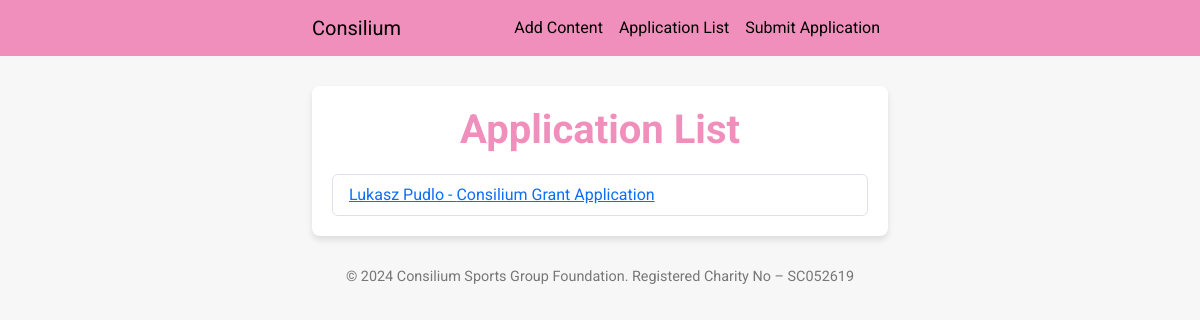
The app's page /applications/ with its own data.
### applications/models.py (models this page shows, shortened)
class GrantApplication(models.Model):
    name = models.CharField(max_length=255)
    address = models.TextField()
    phone_number = models.CharField(max_length=15)
    email = models.EmailField()
    title_of_request = models.CharField(max_length=255)
    funding_summary = models.TextField()
    how_spend_grant = models.TextField()
    importance_of_grant = models.TextField()
    goals = models.TextField()
    required_date = models.DateField()
    amount_requested = models.DecimalField(max_digits=10, decimal_places=2)
    funding_in_place = models.TextField(blank=True, null=True)
    benefit_description = models.TextField()
    commitment_description = models.TextField()
    barriers_description = models.TextField(blank=True, null=True)
    result_availability = models.TextField(blank=True, null=True)
    heard_from = models.CharField(max_length=255, blank=True, null=True)
    additional_info = models.TextField(blank=True, null=True)
    previous_application_details = models.TextField(blank=True, null=True)
    evaluation_proposal = models.TextField(blank=True, null=True)
    support_network = models.TextField(blank=True, null=True)
    other_support = models.TextField(blank=True, null=True)
    applicant_signature = models.CharField(max_length=255)
    signed_date = models.DateField()
    parent_signature = models.CharField(max_length=255, blank=True, null=True)
    parent_details = models.TextField(blank=True, null=True)

### applications/views.py (the view)
# urls.py: path('', views.application_list, name='application_list'),
def application_list(request):
    applications = GrantApplication.objects.all()
    return render(request, 'applications/application_list.html', {'applications': applications})

### consilium/templates/applications/application_list.html (shortened to what this page needs)
{% extends "base.html" %}
{% block content %}
<h1>Application List</h1>
<ul class="list-group">
    {% for application in applications %}
        <li class="list-group-item">
            <a href="{% url 'application_detail' application.pk %}">
                {{ application.name }} - {{ application.title_of_request }}
            </a>
        </li>
    {% endfor %}
</ul>
{% endblock %}

### consilium/static/css/styles.css (style rules this page uses)
body { background-color: #f7f7f7; font-family: 'Roboto', sans-serif; }
h1 { color: #f08fbb; font-weight: bold; text-align: center; margin-bottom: 20px; }

### records on screen
GrantApplication: name "Lukasz Pudlo", title_of_request "Consilium Grant Application"
